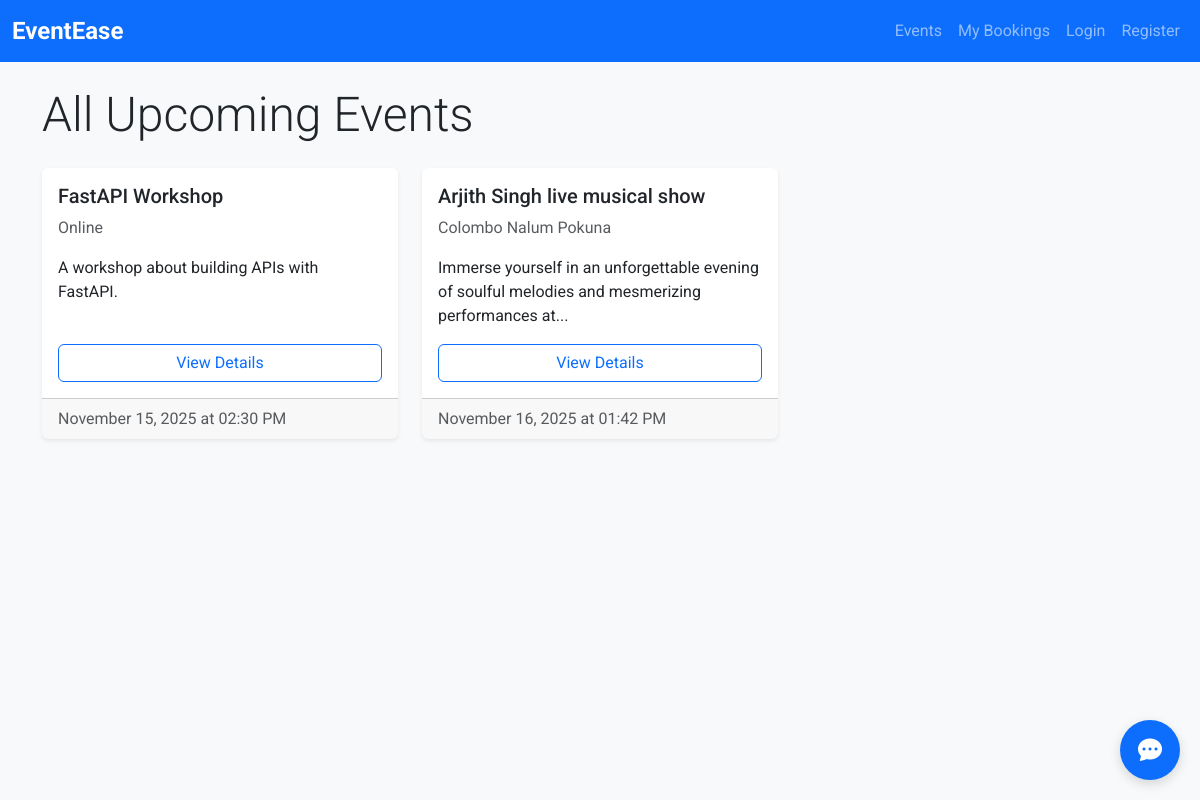
/events/, run on an earlier commit of the app's database.
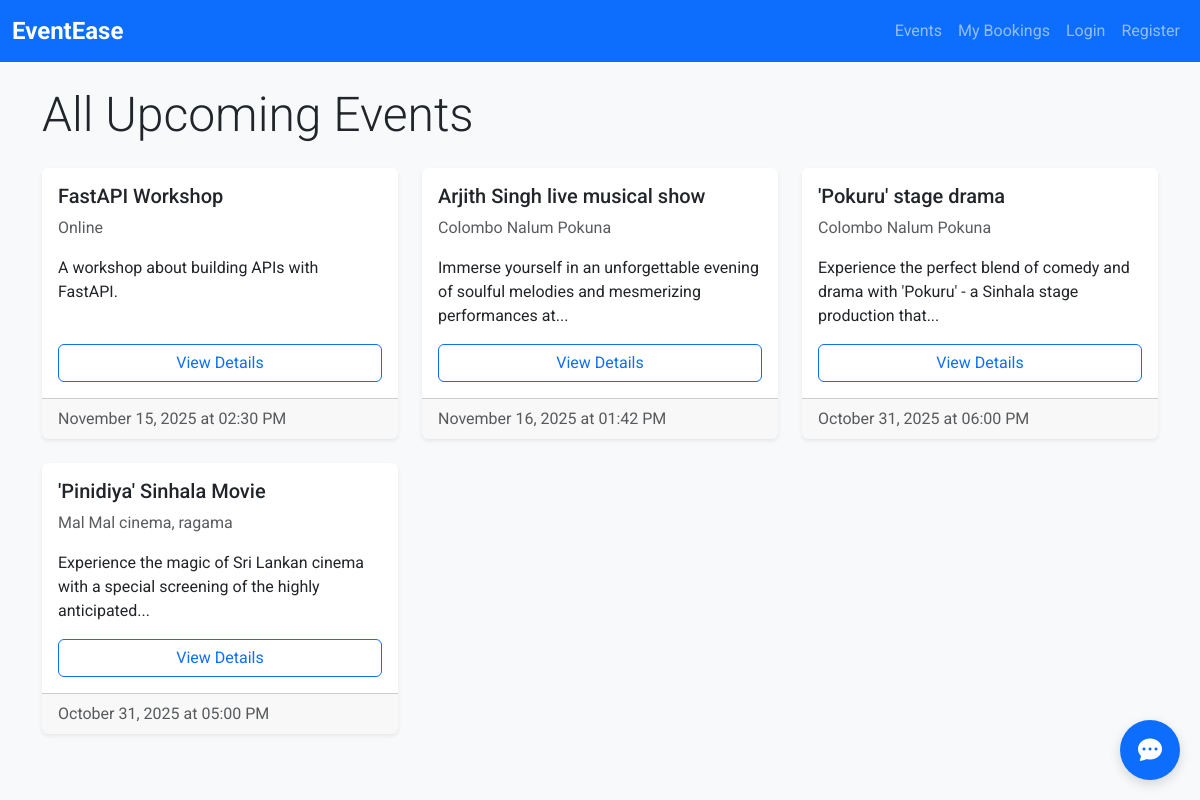
And on a later commit of the database.
### models.py (models this page shows)
class Event(Base):
    __tablename__ = "events"
    id = Column(Integer, primary_key=True, index=True)
    title = Column(String, index=True, nullable=False)
    description = Column(String)
    location = Column(String, nullable=False)
    date_time = Column(DateTime, nullable=False)
    total_seats = Column(Integer, nullable=False)
    available_seats = Column(Integer, nullable=False)
    creator_id = Column(Integer, ForeignKey("users.id"))
    creator = relationship("User", back_populates="events")
    bookings = relationship("Booking", back_populates="event")

### app.py (the view)
@app.get("/events/", include_in_schema=False)
def get_all_events_page(request: Request, db: Session = Depends(get_db)):
    events_list = event_crud.get_events(db)
    return templates.TemplateResponse(
        "events.html",
        {"request": request, "events": events_list}
    )

### templates/events.html (shortened to what this page needs)
{% extends "base.html" %}
{% block content %}
    <h1 class="display-5 mb-4">All Upcoming Events</h1>
    <div class="row">
        {% for event in events %}
        <div class="col-md-4 mb-4">
            <div class="card event-card shadow-sm">
                <div class="card-body d-flex flex-column">
                    <h5 class="card-title">{{ event.title }}</h5>
                    <p class="card-text text-muted">{{ event.location }}</p>
                    <p class="card-text">{{ event.description | truncate(100) }}</p>
                    <a href="/events/{{ event.id }}" class="btn btn-outline-primary mt-auto">View Details</a>
                </div>
                <div class="card-footer text-muted">
                    {{ event.date_time.strftime('%B %d, %Y at %I:%M %p') }}
                </div>
            </div>
        </div>
        {% else %}
        <div class="col">
            <p class="text-center">No upcoming events. Please check back soon!</p>
        </div>
        {% endfor %}
    </div>
{% endblock %}

What changed in the data, as far as the page shows it:
added Event: title "'Pokuru' stage drama", location "Colombo Nalum Pokuna", description "Experience the perfect blend of comedy and drama with 'Pokuru' - a Sinhala stage production that...", date_time "October 31, 2025 at 06:00 PM"
added Event: title "'Pinidiya' Sinhala Movie", location "Mal Mal cinema, ragama", description "Experience the magic of Sri Lankan cinema with a special screening of the highly anticipated...", date_time "October 31, 2025 at 05:00 PM"
